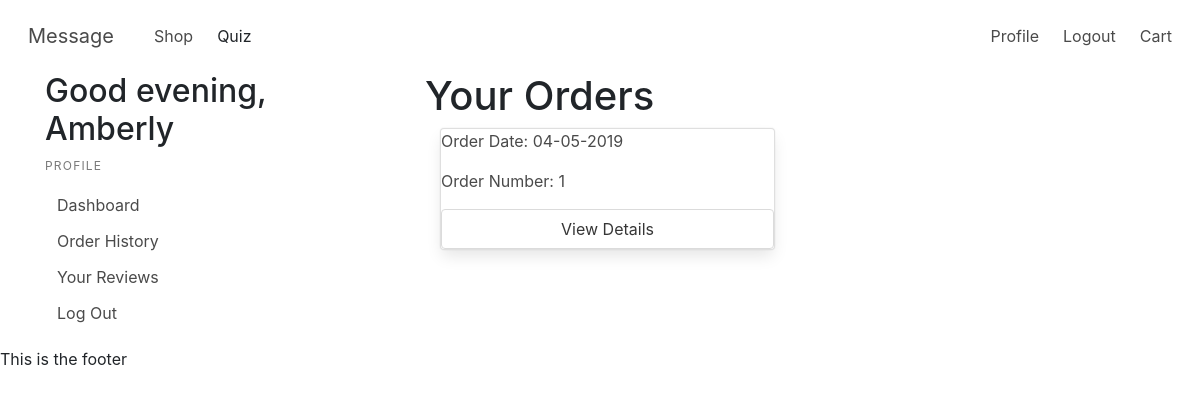
Page /profile/orders (signed in) on the earlier database version.
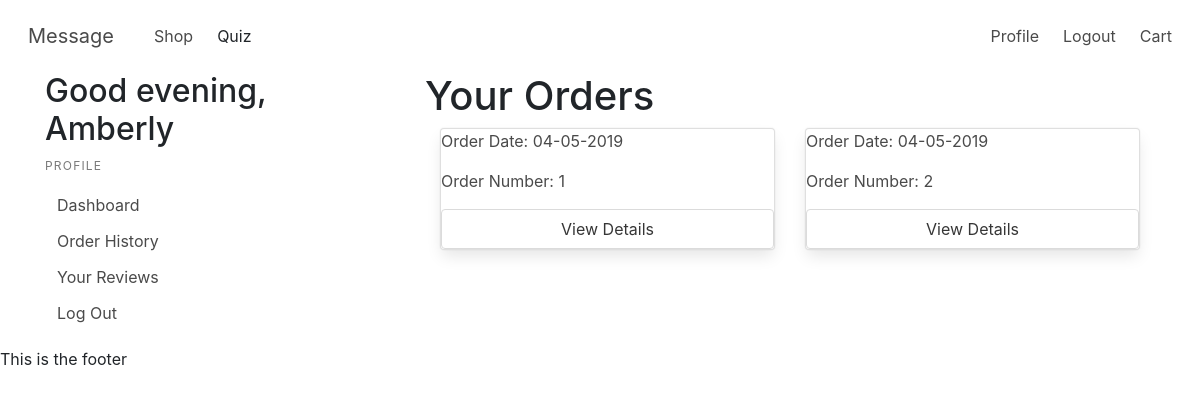
Same page on the later database version.
### models.py (models this page shows, shortened)
class Order(Model):
    user = ForeignKeyField(model=User, backref='order')
    order_date = DateTimeField(default=datetime.datetime.now())
    total_cost = IntegerField(default=0)
    date_created = DateTimeField(default=datetime.datetime.now())
    recipient_fname = CharField(default="")
    recipient_lname = CharField(default="")
    recipient_street_address = CharField(default="")
    recipient_city = CharField(default="")
    recipient_state = CharField(default="")
    recipient_postal_code = CharField(default="")
    purchased = BooleanField(default=False)
    class Meta:
        database = DATABASE

### app.py (the view)
@app.route('/profile/orders', methods=["GET"])
@login_required
def order_history():
    user = current_user
    current_hour = datetime.datetime.now().hour
    greeting = time_of_day(current_hour)
    orders = models.Order.select().where(models.Order.user_id == user.id, models.Order.purchased == True)
    return render_template("orderHistory.html", user=user, greeting=greeting, orders=orders)

### app.py (called while the page is built)
@login_manager.user_loader
def load_user(userid):
    try:
        return models.User.get(models.User.id == userid)
    except models.DoesNotExist:
        return None

@app.before_request
def before_request():
    g.db = models.DATABASE
    g.db.connect()
    g.user = current_user

@app.after_request
def after_request(response):
    g.db.close()
    return response

def time_of_day(hour):
    return (
        "morning" if 5 <= hour <= 11
        else
        "afternoon" if 12 <= hour <= 17
        else
        "evening" if 18 <= hour <= 22
        else
        "night"
    )

### templates/orderHistory.html
{% extends 'profile.html' %}
{% block profile %}
<div class="row">
    <h1>Your Orders</h1>
</div>
<div class="row">
    {% if orders %}
    {% for order in orders %}
    <div class="col-sm-6">
        <div class="card">
            <p>Order Date: {{order.order_date.strftime('%m-%d-%Y')}}</p>
            <p>Order Number: {{order.id}}</p>
            <a href="/profile/orders/view_details/{{order.id}}"class="button">View Details</a>
        </div>
    </div>
    {% endfor %}
    {% else %}
    <p>Looks like you haven't ordered anything yet!</p>
    <a class="button" href="/shop">Continue Shopping</a>
    {% endif %}
</div>
{% endblock %}

Differences in the rows shown:
now on this page (row edited): Order: order_date "04-05-2019", id "2"
